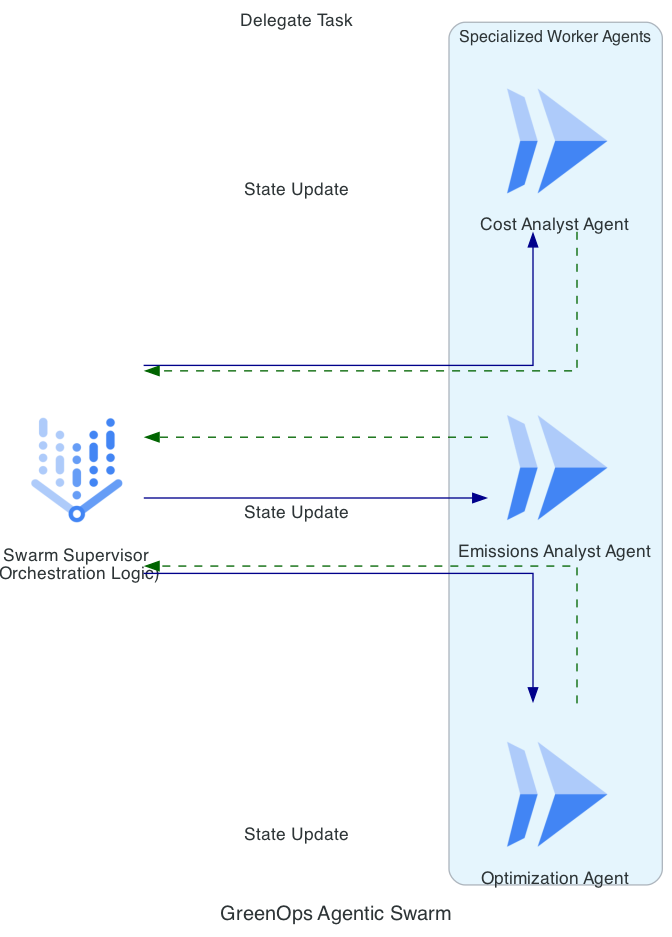

Recreate this plot in Python.
from diagrams import Diagram, Cluster, Edge
from diagrams.gcp.ml import VertexAI
from diagrams.gcp.compute import Run

graph_attr = {
    "pad": "0.1",
    "nodesep": "1.5",
    "ranksep": "2.0",
    "bgcolor": "transparent",
    "margin": "0"
}

with Diagram("GreenOps Agentic Swarm", show=False, filename="greenops-swarm", direction="LR", graph_attr=graph_attr):
    
    supervisor = VertexAI("Swarm Supervisor\n(Orchestration Logic)")

    with Cluster("Specialized Worker Agents"):
        billing_agent = Run("Cost Analyst Agent")
        carbon_agent = Run("Emissions Analyst Agent")
        steering_agent = Run("Optimization Agent")

    # Horizontal Orchestration
    supervisor >> Edge(label="Delegate Task", color="darkblue") >> billing_agent
    supervisor >> Edge(color="darkblue") >> carbon_agent
    supervisor >> Edge(color="darkblue") >> steering_agent

    # Handoffs back to Supervisor for state update
    [billing_agent, carbon_agent, steering_agent] >> Edge(label="State Update", color="darkgreen", style="dashed") >> supervisor
